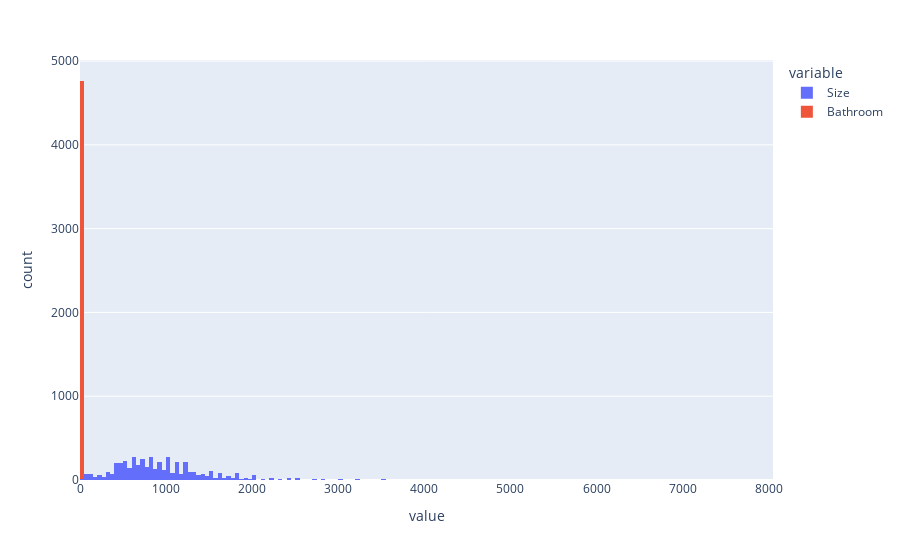

The notebook cell saved with this chart:
### Code cell
px.histogram(df, ["Size", "Bathroom"])

### Figure 1 — Plotly figure (JSON) as saved in the notebook; plotly's stock layout.template omitted (floating-point values rounded to 4 significant figures; data arrays with more than 128 entries replaced by an {"elided": "..."} marker saying what was removed)
{"data": [{"alignmentgroup": "True", "bingroup": "x", "hovertemplate": "variable=Size<br>value=%{x}<br>count=%{y}<extra></extra>", "legendgroup": "Size", "marker": {"color": "#636efa", "pattern": {"shape": ""}}, "name": "Size", "offsetgroup": "Size", "orientation": "v", "showlegend": true, "type": "histogram", "x": {"elided": "4746 int values"}, "xaxis": "x", "yaxis": "y"}, {"alignmentgroup": "True", "bingroup": "x", "hovertemplate": "variable=Bathroom<br>value=%{x}<br>count=%{y}<extra></extra>", "legendgroup": "Bathroom", "marker": {"color": "#EF553B", "pattern": {"shape": ""}}, "name": "Bathroom", "offsetgroup": "Bathroom", "orientation": "v", "showlegend": true, "type": "histogram", "x": {"elided": "4746 int values"}, "xaxis": "x", "yaxis": "y"}], "layout": {"barmode": "relative", "legend": {"title": {"text": "variable"}, "tracegroupgap": 0}, "margin": {"t": 60}, "xaxis": {"anchor": "y", "domain": [0, 1], "title": {"text": "value"}}, "yaxis": {"anchor": "x", "domain": [0, 1], "title": {"text": "count"}}}}
